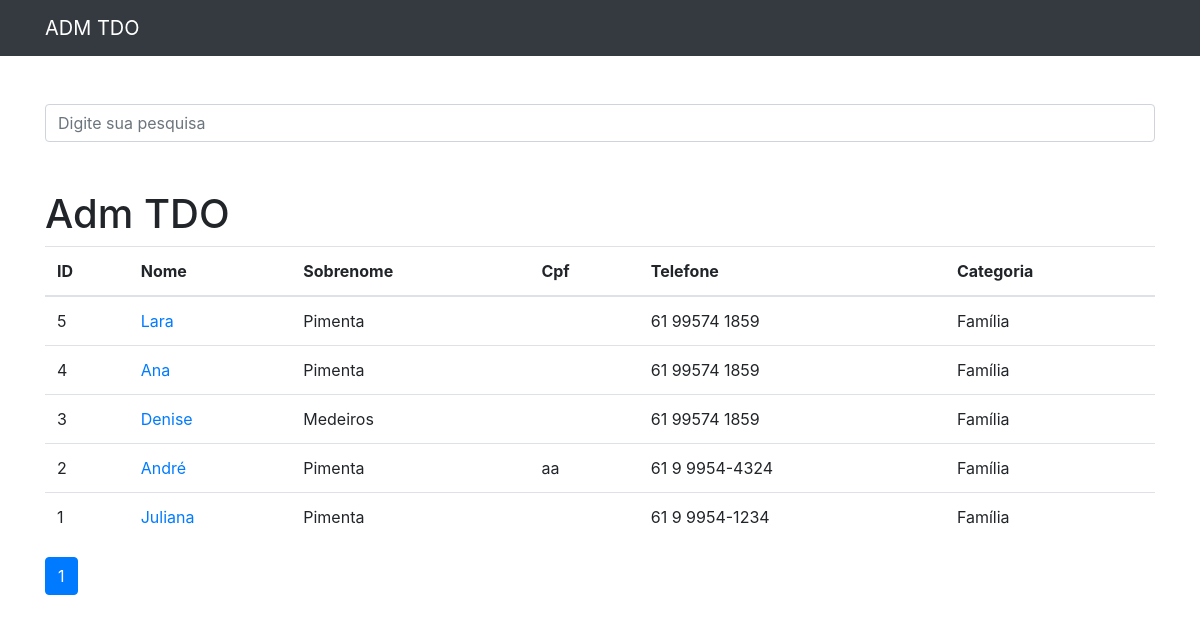
The page / on the database its author committed.
### contatos/models.py (models this page shows, shortened)
class Contato(models.Model):
    Ja_saiu_da_staff = 1
    Saiu_mais_de_1x = 2
    Permaneceu = 3
    SAIDA_ENTRADA = (
        (Ja_saiu_da_staff, '1x'),
        (Saiu_mais_de_1x, '>2x'),
        (Permaneceu, 'Perma'),
    )
    nome = models.CharField(max_length=255)
    sobrenome = models.CharField(max_length=255, blank=True)
    telefone = models.CharField(max_length=255)
    email = models.EmailField(max_length=255)
    cpf = models.CharField(max_length=255)
    Saida_staff = models.PositiveSmallIntegerField(choices=SAIDA_ENTRADA, blank=True, null=True)
    entrada_staff = models.DateTimeField(default=timezone.now)
    data_nascimento = models.DateTimeField(default=timezone.now)
    descricao = models.TextField(blank=True)
    categoria = models.ForeignKey(Categoria, on_delete=models.DO_NOTHING)
    mostrar = models.BooleanField(default=True)
    foto = models.ImageField(blank=True, upload_to='fotos/%Y/%m/')
    identidade_front = models.ImageField(blank=True, upload_to='fotos/%Y/%m/')
    identidade_back = models.ImageField(blank=True, upload_to='fotos/%Y/%m/')

class Categoria(models.Model):
    nome = models.CharField(max_length=255)
    def __str__(self):
        return self.nome

### contatos/views.py (the view)
# urls.py: path('', views.index, name='index'),
def index(request):
    contatos = Contato.objects.order_by('-id').filter(
        mostrar=True
    )
    paginator = Paginator(contatos,20)
    page = request.GET.get('p')
    contatos = paginator.get_page(page)
    return render(request,'contatos/index.html',{
        'contatos': contatos
    })

### contatos/templates/contatos/index.html
{%extends 'base.html'%}
{%block conteudo%}
<h1 class="mt-5">Adm TDO</h1>
    <table class="table">
      <thead>
        <tr>
          <th>ID</th>
          <th>Nome</th>
          <th>Sobrenome</th>
          <th>Cpf</th>
          <th>Telefone</th>
          <th>Categoria</th>
        </tr>
      </thead>
      <tbody>
        {% for contato in contatos %}
            <tr>
              <td>{{contato.id}}</td>
              <td>
                <a href="{% url 'ver_contato' contato.id %}">{{ contato.nome }} </a>
              </td>
              <td>{{ contato.sobrenome }}</td>
              <td>{{ contato.cpf }}</td>
              <td>{{ contato.telefone }}</td>
              <td>{{ contato.categoria }}</td>
            </tr>
        {% endfor %}
      </tbody>
    </table>
<nav aria-label="Page navigation example">
  <ul class="pagination">
    {% for pagina in contatos.paginator.page_range %}
    {% if contatos.number == pagina %}
    <li class="page-item active">
      <a class="page-link" href="p={{ pagina}}&termo={{request.GET.termo}}">{{pagina}}</a>
    </li>
    {% else %}
    <li class="page-item">
      <a class="page-link" href="p={{ pagina}}&termo={{request.GET.termo}}">{{pagina}}</a>
    </li>
    {%endif%}
    {% endfor %}
  </ul>
</nav>
{%endblock%}

### rows shown on the page
Contato: id "5", nome "Lara", sobrenome "Pimenta", telefone "61 99574 1859", categoria "Família"
Contato: id "4", nome "Ana", sobrenome "Pimenta", telefone "61 99574 1859", categoria "Família"
Contato: id "3", nome "Denise", sobrenome "Medeiros", telefone "61 99574 1859", categoria "Família"
Contato: id "2", nome "André", sobrenome "Pimenta", cpf "aa", telefone "61 9 9954-4324", categoria "Família"
Contato: id "1", nome "Juliana", sobrenome "Pimenta", telefone "61 9 9954-1234", categoria "Família"

### other values the page prints
{{ pagina }} "1"
